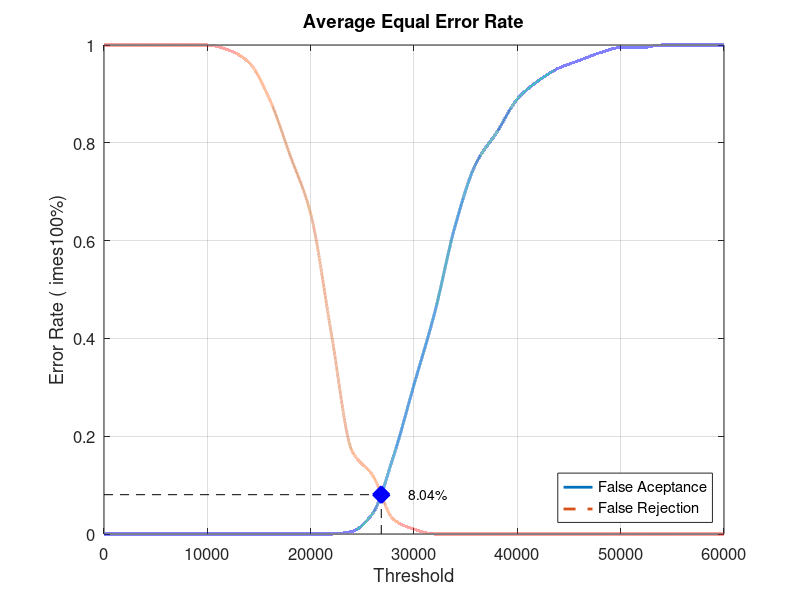
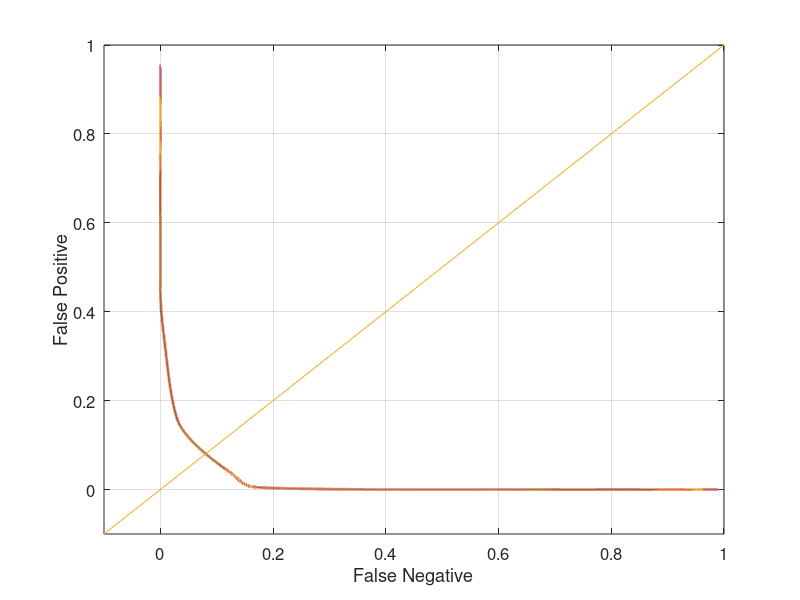

These charts were generated, in order, by the following MATLAB code:
close all;
clear;
clc;
x = 0:2000:60000;
xq = 0:0.5:60000;

y0 = [0 0 0 0 0 0 0 0 0 0 0 0 0.00526316 0.0421053 0.157895 0.305263 0.452632 0.631579 0.757895 0.821053 0.889474 0.926316 0.952632 0.968421 0.984211 0.994737 0.994737 1 1 1 1]
yy0 = interp1(x, y0, xq, 'pchip');
y1 = [1 1 1 1 1 1 0.99 0.965 0.89 0.775 0.655 0.41 0.17 0.12 0.03 0.01 0 0 0 0 0 0 0 0 0 0 0 0 0 0 0]
yy1 = interp1(x, y1, xq, 'pchip');

% Calculating EER: 
y2 = abs(y0 - y1);
find(y2 == min(y2))
yy2 = abs(yy0 - yy1);
xEER = find(yy2 == min(yy2));
xEERIndex = xq(xEER) % X-axis EER
yEER = yy0(xEER) % Y-axis EER

main = figure
plot(xq, yy0,'-','LineWidth', 2);	hold on
plot(xq, yy1,'--','LineWidth', 2);	hold on
plot([xEERIndex xEERIndex], [0 yEER], 'k--');	hold on
plot([0 xEERIndex], [yEER yEER], 'k--');	hold on
plot(xEERIndex, yEER, 'bx', 'LineWidth', 10);	hold on
text(xEERIndex + 10 * xEERIndex / 100, yEER, [num2str(round((10000 * yEER)) / 100) '%'])
legend('False Aceptance', 'False Rejection', 'Location', 'SouthEast')
xlabel('Threshold')
ylabel('Error Rate (	imes100%)')
title('Average Equal Error Rate')
set(gca, 'FontSize', 12)
axis([0 60000 0 1])
grid on

print(main, 'Database4_4Main', '-dpng');
FNRxFPR = figure('Color', [1 1 1]);
plot(yy1, yy0, '-', yy1, yy0, 'LineWidth', 2);
hold on
y = -0.1:0.1:1
plot(y, y); 
set(gca, 'FontSize', 12)
xlabel('False Negative')
ylabel('False Positive')
axis([-0.1 1 -0.1 1])
set(gca, 'FontSize', 12)
grid on

print(FNRxFPR, 'Database4_4FNRxFPR','-dpng');
